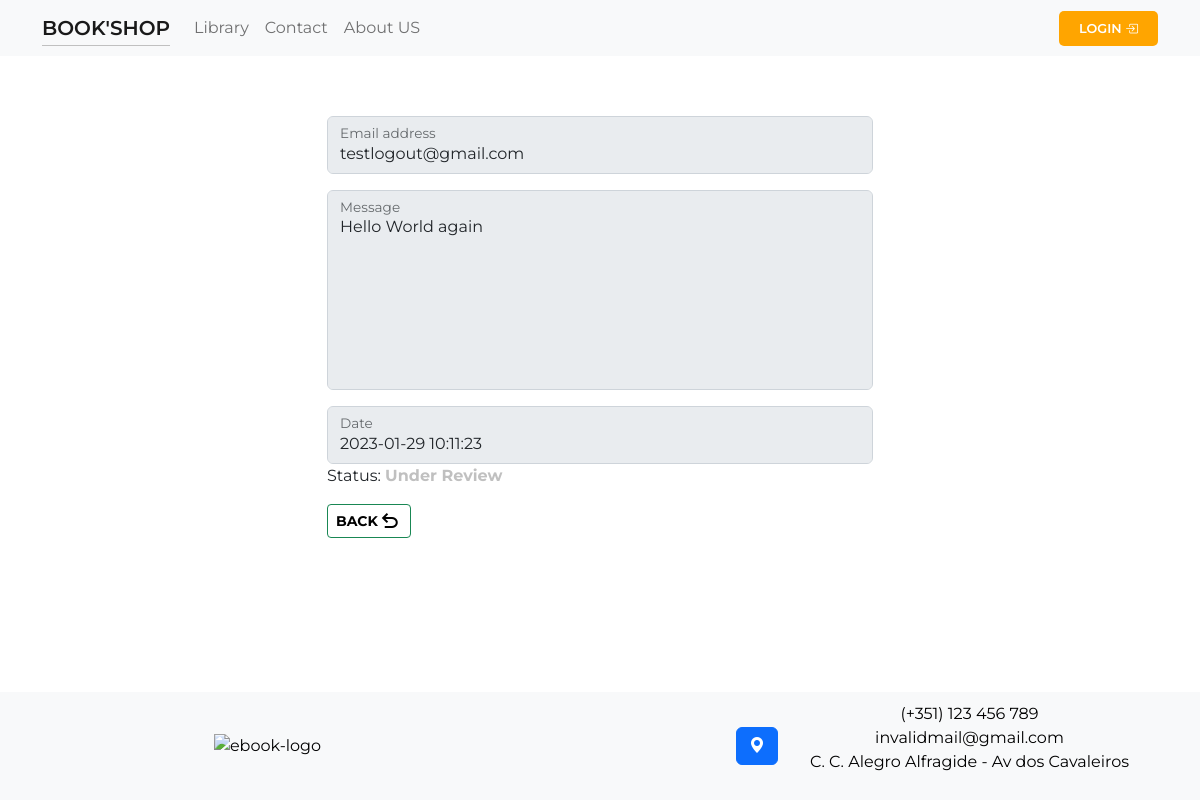
Screenshot of /pages/user/tickets/user-tickets.php?ticket_id=3 with the database file from the repository.
### tables this page shows
CREATE TABLE `users_support` (
  `ID` int(11) NOT NULL,
  `user_id` int(11) NOT NULL,
  `user_mail` varchar(256) NOT NULL,
  `user_message` longtext NOT NULL,
  `date` timestamp NOT NULL DEFAULT current_timestamp()
);

### pages/user/tickets/user-tickets.php (the view, shortened to what this page needs)
<?php
    require($_SERVER['DOCUMENT_ROOT'].'/shop/connection/database.php');
    $ticket_id = mysqli_real_escape_string($sql, $_GET['ticket_id']);
    $fromAdmin = mysqli_real_escape_string($sql, $_GET['from_admin']);
    $checkTicketDetails = mysqli_query($sql, "SELECT * FROM `users_support` WHERE `ID` = '$ticket_id'");
    $ticketDetails = mysqli_fetch_assoc($checkTicketDetails);
    $backPage = '';
    if($fromAdmin)
        $backPage = MANAGE_USER."?user=".$ticketDetails['user_id']."";
    else
        $backPage = SETTINGS_PAGE;
?>
<!DOCTYPE html>
<html lang="en">
    <?php
        require($_SERVER['DOCUMENT_ROOT'].'/shop/components/head.php');
    ?>
<body>
    <?php require($_SERVER['DOCUMENT_ROOT'].'/shop/components/navbar/navbar.php'); ?>
    <div class="container" style="margin-top: 5%;">
        <div class="row justify-content-center align-items-center">
            <div class="col-md-6">
                <div class="form-floating mb-3">
                    <input type="email" class="form-control" id="floatingInput" value="<?php echo $ticketDetails['user_mail']; ?>" disabled>
                    <label for="floatingInput">Email address</label>
                </div>
                <div class="form-floating">
                    <textarea class="form-control" placeholder="Leave a comment here" id="floatingTextarea2" style="height: 200px; resize: none;" disabled><?php echo $ticketDetails['user_message']; ?></textarea>
                    <label for="floatingTextarea2">Message</label>
                </div>
                <div class="form-floating mt-3">
                    <input type="text" class="form-control" id="floatingInput" value="<?php echo $ticketDetails['date']; ?>" disabled>
                    <label for="floatingInput">Date</label>
                </div>
                <div class="col-sm">
                    <div>
                        Status:
                        <b>
                            <?php
                                $ticketStatus = rand(1, 15);
                                if($ticketStatus < 5)
                                    $ticketMessage = '<span style="color: silver;">Under Review</span>';
                                else if ($ticketStatus < 10)
                                    $ticketMessage = '<span style="color: green;">Active</span>';
                                else
                                    $ticketMessage = '<span style="color: red;">Solved</span>';
                                echo $ticketMessage
                            ?>
                        </b>
                    </div>
                    <button class="btn btn-sm btn-outline-success mt-3"><a href="<?php echo $backPage ?>" class="d-flex align-items-center"><b>BACK</b> <span class="material-symbols-outlined">undo</span></a></button>
                </div>
            </div>
        </div>
    </div>
    <?php require($_SERVER['DOCUMENT_ROOT'].'/shop/components/footer/footer.php'); ?>
</body>
</html>

### components/head.php (style rules this page uses)
html, body { height: 100%; font-family: 'Montserrat', sans-serif; }

### components/footer/footer-style.php (style rules this page uses)
a { text-decoration: none; color: black; }

### rows the page displays
users_support: user_mail "testlogout@gmail.com", user_message "Hello World again", date "2023-01-29 10:11:23"
